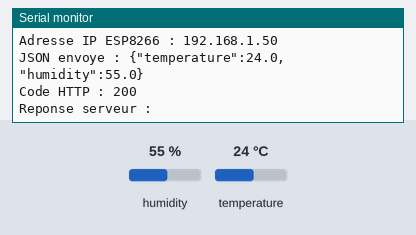
This sketch was run on a simulated ESP8266 (NodeMCU). On the bench: the last lines printed to the serial monitor. Inputs (shaded band) come from the test bench; at power-on: humidity 55 %, temperature 24 °C. WiFi joins after 1.5 s; servers stay silent unless stated; uploads are accepted with an empty reply.

Above: at 2.7 s.
2.8 s: humidity set to 22 %
At 11.91 s:
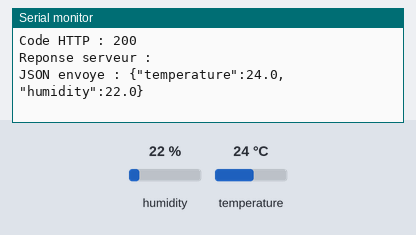
13.0 s: temperature set to 12 °C
At 22.6 s:
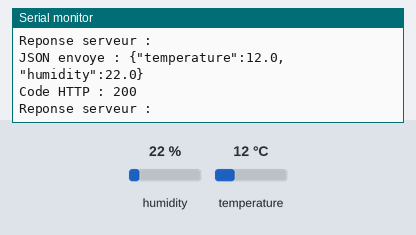
23.2 s: humidity set to 40 %
At 33.6 s:
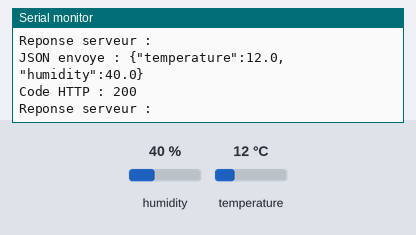
Timing chart, 0 to 35.1 s (numbered marks = the images above; inputs shaded):
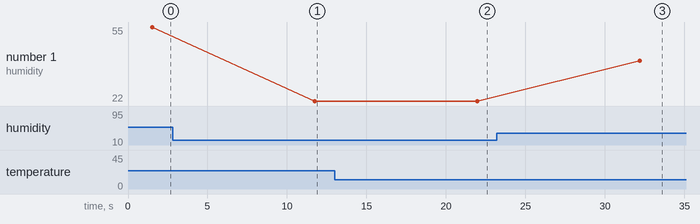

Measured:
- after the input at 2.8 s, the serial monitor: prints a new line after 9.0 s (image 1)
- after the input at 13.0 s, the serial monitor: prints a new line after 9.0 s (image 2)
- after the input at 23.2 s, the serial monitor: prints a new line after 9.0 s (image 3)
- plotted number 1: 55 → 22 after the input at 2.8 s, 22 → 40 after the input at 23.2 s

The sketch:

ESP8266_DHT11.ino
```cpp
#include <ESP8266WiFi.h>
#include <ESP8266HTTPClient.h>
#include <WiFiClient.h>
#include <DHT.h>
#include "secrets.h"

// Configuration du capteur
#define DHTPIN D2
#define DHTTYPE DHT11

DHT dht(DHTPIN, DHTTYPE);

void setup() {
  // Initialisation du moniteur série
  Serial.begin(115200);

  // Initialisation du capteur DHT11
  dht.begin();

  // Connexion au Wi-Fi
  Serial.print("Connexion Wi-Fi");

  WiFi.begin(WIFI_SSID, WIFI_PASSWORD);

  while (WiFi.status() != WL_CONNECTED) {
    delay(500);
    Serial.print(".");
  }

  Serial.println("\nWi-Fi connecte !");
  Serial.print("Adresse IP ESP8266 : ");
  Serial.println(WiFi.localIP());
}

void loop() {
  // Lecture des données du capteur
  float temperature = dht.readTemperature();
  float humidity = dht.readHumidity();

  // Vérification des lectures
  if (isnan(temperature) || isnan(humidity)) {
    Serial.println("Erreur lecture DHT11");
    delay(5000);
    return;
  }

  // Création du JSON
  String json = "{\"temperature\":" + String(temperature, 1)
              + ",\"humidity\":" + String(humidity, 1) + "}";

  Serial.println("JSON envoye : " + json);

  // Vérification de la connexion Wi-Fi
  if (WiFi.status() == WL_CONNECTED) {

    WiFiClient client;
    HTTPClient http;

    // Initialisation de la requête HTTP
    http.begin(client, SERVER_URL);
    http.addHeader("Content-Type", "application/json");
    http.addHeader("Accept", "application/json");

    // Envoi des données vers Django
    int httpCode = http.POST(json);

    Serial.print("Code HTTP : ");
    Serial.println(httpCode);

    if (httpCode > 0) {
      Serial.println("Reponse serveur : ");
      Serial.println(http.getString());
    } else {
      Serial.print("Erreur connexion : ");
      Serial.println(http.errorToString(httpCode));
    }

    // Fermeture de la connexion HTTP
    http.end();

  } else {
    Serial.println("Wi-Fi deconnecte");
  }

  // Une mesure toutes les 10 secondes
  delay(10000);
}
```

secrets.example.h
```cpp
#ifndef SECRETS_H
#define SECRETS_H

#define WIFI_SSID "YOUR_WIFI_NAME"
#define WIFI_PASSWORD "YOUR_WIFI_PASSWORD"

#define SERVER_URL "http://YOUR_PC_IP:8000/api/post"

#endif
```
